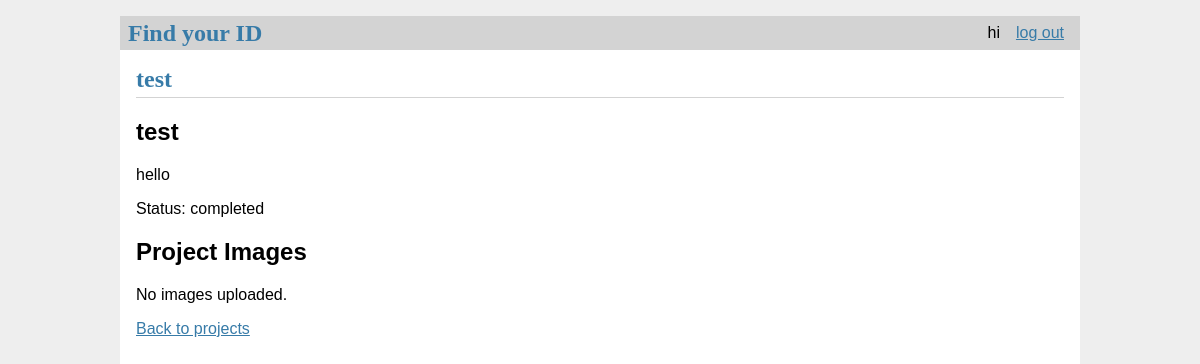
The page /projects/1 (signed in) on the database its author committed.
### tables this page shows
CREATE TABLE user(
    id integer primary key autoincrement,
    name text not null,
    password text not null,
    email text unique not null,
    phone text not null,                       -- text keeps leading zeros / +65
    Usertype text not null
        check (Usertype in ('designer', 'customer', 'manager')),
    created timestamp not null default current_timestamp
);

CREATE TABLE idp(
    id integer primary key autoincrement,
    designer_id integer not null,
    title text not null,
    description text,
    propertyType text not null,
    houseType text not null,
    property_subtype_id integer,               -- optional: existing projects have none
    price integer not null check (price >= 0), -- whole dollars (SGD)
    status text not null default 'completed'
        check (status in ('ongoing', 'completed')),
    created timestamp not null default current_timestamp,
    foreign key (designer_id) references designer (userID),
    foreign key (property_subtype_id) references property_subtype (id)
);

### idfinder/boundaries/home.py (the view)
    @bp.route('/projects/<int:idp_id>')
    def project_detail(idp_id):
        project = IDP.find(idp_id)
        if project is None:
            abort(404)
        images = IDPMedia.find_by_idp(idp_id)
        viewer_id = g.user['id'] if g.user is not None else None
        if viewer_id != project['designer_id']:
            IDPView.record(idp_id, viewer_id)
        return render_template(
            'home/project_detail.html',
            project=project,
            images=images
        )

### idfinder/boundaries/auth.py (called while the page is built)
    @bp.before_app_request
    def load_logged_in_user():
        user_id = session.get('user_id')
        if user_id is None:
            g.user = None
        else:
            g.user = auth_control.get_user(user_id)  # g.user lasts for the length of the request

### idfinder/controller/auth_controller.py (called while the page is built)
    @staticmethod
    def get_user(user_id):
        return Users.get_info(user_id)

### idfinder/db.py (called while the page is built)
def get_db(): #called when app has been created and is handling a request
    if 'db' not in g:
        g.db = sqlite3.connect( #establishes connection to the file pointed by DATABASE in create_app in __init__.py
            current_app.config['DATABASE'],
            detect_types=sqlite3.PARSE_DECLTYPES
        )
        g.db.row_factory = sqlite3.Row #tells the connection to return rows that behave like dicts --> columns can be accessed by name
    return g.db

### idfinder/entities/idp.py (called while the page is built)
    @staticmethod
    def find(idp_id):
        return get_db().execute(
            'SELECT p.id, p.designer_id, p.propertyType, p.title, p.description,'
            ' p.price, p.status, p.created, p.property_subtype_id, '
            " (SELECT name FROM property_subtype WHERE id = p.property_subtype_id) AS property_subtype_name, " + _CATEGORY_NAMES +
            ' FROM idp p WHERE p.id = ?',
            (idp_id,),
        ).fetchone()

### idfinder/entities/idp_media.py (called while the page is built)
    @staticmethod
    def find_by_idp(idp_id):
        sql = ('SELECT mediaID, idp_id, link, created'
               ' FROM idp_media WHERE idp_id = ?')
        params = [idp_id]
        sql += ' ORDER BY mediaID'
        return get_db().execute(sql, params).fetchall()

### idfinder/entities/user.py (called while the page is built)
    @staticmethod
    def get_info(id):
        return get_db().execute('SELECT * FROM user WHERE id = ?', (id,)).fetchone()

### idfinder/templates/home/project_detail.html (shortened to what this page needs)
{% extends 'base.html' %}
{% block header %}
<h1>{% block title %}{{ project['title'] }}{% endblock %}</h1>
{% endblock %}
{% block content %}
<h2>{{ project['title'] }}</h2>
<p>{{ project['description'] or '' }}</p>
<p>Status: {{ project['status'] }}</p>
<h2>Project Images</h2>
{% for image in images %}
  <img
    src="{{ url_for('static', filename='uploads/' + image['link']) }}"
    alt="{{ image['caption'] or project['title'] }}"
    style="max-width:400px; width:100%; height:auto;"
  >
{% else %}
  <p>No images uploaded.</p>
{% endfor %}
<p>
  <a href="{{ url_for('home.index') }}">Back to projects</a>
</p>
{% endblock %}

### idfinder/templates/base.html (shortened to what this page needs)
<!DOCTYPE html>
<link rel="stylesheet" href="{{url_for('static', filename='style.css')}}">
<nav>
    <h1>Find your ID</h1>
    <ul>
        {% if g.user %}
            <li><span>{{g.user['name']}}</span></li>
            <li><a href="{{url_for('auth.log_out_user')}}">log out</a></li>
        {% else %}
            <li><a href="{{url_for('auth.register')}}">register</a></li>
            <li><a href="{{url_for('auth.login')}}">log in</a></li>
        {% endif %}
    </ul>
</nav>
<section class="content">
    <header>
        {% block header %}{% endblock %}
    </header>
    {% block content %}{% endblock %}
</section>

### idfinder/static/style.css (style rules this page uses)
h1 { font-family: serif; color: #377ba8; margin: 1rem 0; }
a { color: #377ba8; }
nav { background: lightgray; display: flex; align-items: center; padding: 0 0.5rem; }
nav h1 { flex: auto; margin: 0; }
nav ul { display: flex; list-style: none; margin: 0; padding: 0; }
nav ul li a, nav ul li span, header .action { display: block; padding: 0.5rem; }
.content { padding: 0 1rem 1rem; }
.content > header { border-bottom: 1px solid lightgray; display: flex; align-items: flex-end; }
.content > header h1 { flex: auto; margin: 1rem 0 0.25rem 0; }
.content:last-child { margin-bottom: 0; }

### rows shown on the page
user: user.name "hi"
idp: title "test", description "hello", status "completed"
